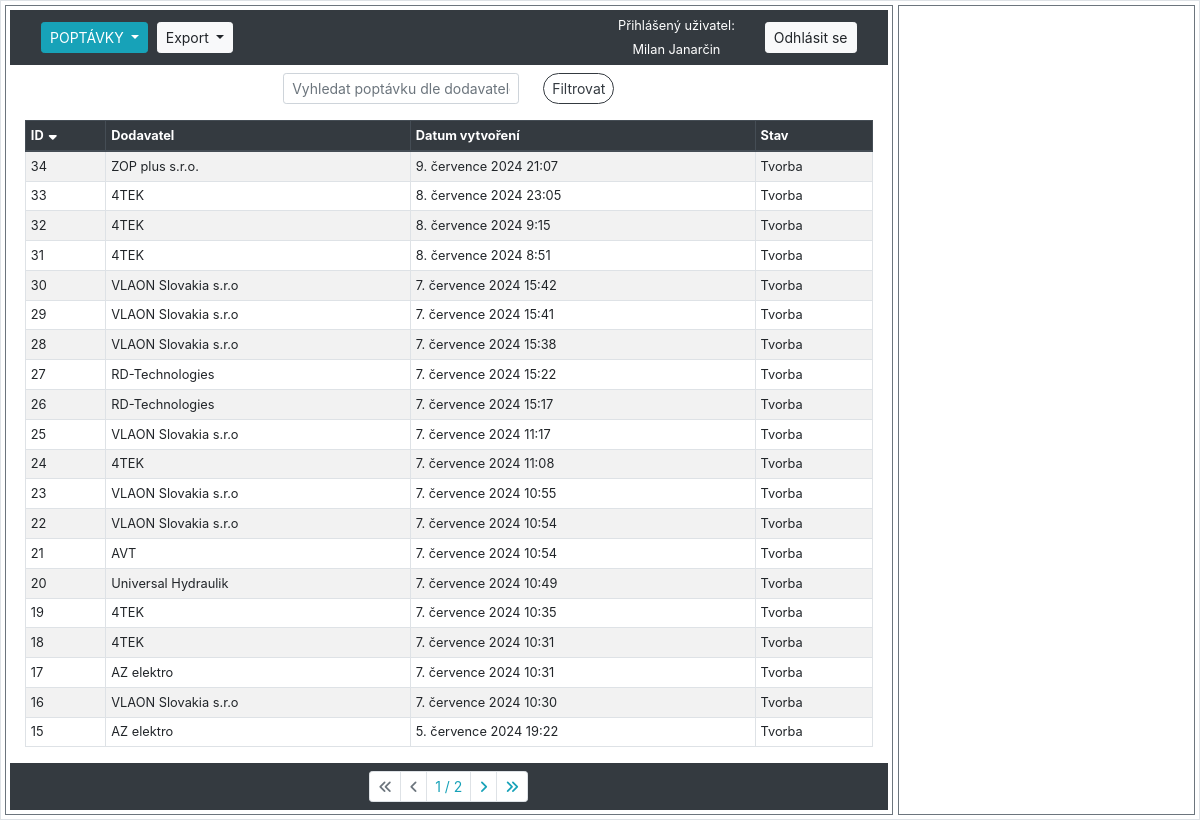
Before: /sklad/poptavky/ (signed in) with the older database file.
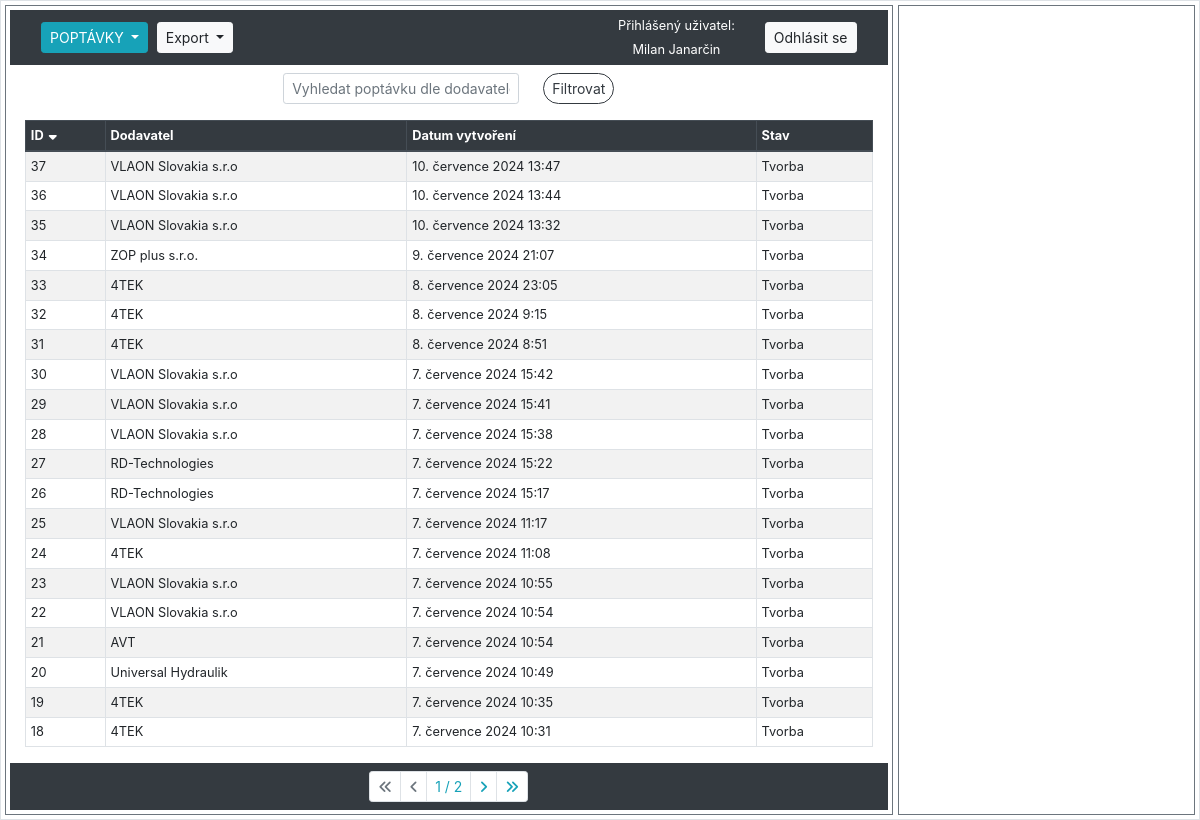
After: the same page with the newer database file.
### hpm_sklad/models.py (models this page shows, shortened)
class Poptavky(models.Model):
    class Meta:
        verbose_name_plural = 'Poptávky'
        verbose_name = 'Poptávka'
    STAVY_CHOICES = [
        ('Tvorba', 'Ve tvorbě'),
        ('Poptáno', 'Poptáno'),
        ('Uzavřeno', 'Uzavřeno'),
        ]
    dodavatel = models.ForeignKey(Dodavatele, on_delete=models.CASCADE, related_name='poptavky_dodavatele', verbose_name="Dodavatel")
    datum_vytvoreni = models.DateTimeField(auto_now_add=True, verbose_name="Datum vytvoření")
    stav = models.CharField(max_length=10, choices=STAVY_CHOICES, default='Tvorba', verbose_name="Stav poptávky")
    varianty = models.ManyToManyField('Varianty', through='PoptavkaVarianty')

class Dodavatele(models.Model):
    class Meta:
        verbose_name_plural = "Dodavatelé"
    LANGUAGE_CHOICES = [
        ('CZ', 'Český'),
        ('SK', 'Slovenský'),
        ('DE', 'Německý'),
        ('EN', 'Anglický')
    ]
    dodavatel = models.CharField(max_length=100, verbose_name="Dodavatel")
    kontakt = models.CharField(null=True, max_length=100, verbose_name="Kontaktní osoba")
    email = models.EmailField(null=True, max_length=100, verbose_name="E-mail")
    telefon = models.CharField(null=True, max_length=20, verbose_name="Telefon")
    jazyk = models.CharField(null=True, max_length=2, choices=LANGUAGE_CHOICES, default='CZ', verbose_name="Jazyk")
    def __str__(self):
        return f"{self.dodavatel}"

### hpm_sklad/views.py (the view, shortened to what this page needs)
# urls.py: path('sklad/poptavky/', views.PoptavkaListView.as_view(), name='poptavky'),
class PoptavkaListView(LoginRequiredMixin, ListView):
    model = Poptavky
    template_name = 'hpm_sklad/poptavky.html'
    paginate_by = 20
    export_csv = False
    def get_context_data(self, **kwargs):
        context = super().get_context_data(**kwargs)
        selected_id = self.request.GET.get('selected', None)
        if selected_id:
            context['selected_item'] = get_object_or_404(Dodavatele, id=selected_id)
        else:
            context['selected_item'] = None
        context.update({
            'db_table': 'poptavky',
            'sort': self.request.GET.get('sort', 'id'),
            'order': self.request.GET.get('order', 'down'),
            'query': self.request.GET.get('query', ''),
            'current_user': self.request.user,
        })
        return context
    def get_queryset(self):
        queryset = Poptavky.objects.all()
        query = self.request.GET.get('query', '')
        sort = self.request.GET.get('sort', 'id')
        order = self.request.GET.get('order', 'down')
        if query:
            queryset = queryset.filter(dodavatel__icontains=query)
        if order == 'down':
            sort = f"-{sort}"
        queryset = queryset.order_by(sort)
        return queryset
    def render_to_response(self, context, **response_kwargs):
        if getattr(self, 'export_csv', False):
            return self.export_to_csv(self.get_queryset())
        else:
            return super().render_to_response(context, **response_kwargs)

### hpm_sklad/templatetags/custom_filters.py (called while the page is built)
@register.filter
def url_remove_param(querystring, params):
    params = params.split(',')
    new_querystring = '&'.join(
        f"{key}={value}"
        for part in querystring.split('&')
        if '=' in part and (key := part.split('=')[0]) not in params and (value := part.split('=')[1])
    )
    return new_querystring

### hpm_sklad/templates/hpm_sklad/poptavky.html (shortened to what this page needs)
{% extends "hpm_sklad/base_left_right_column.html" %}
{% load static %}
{% load custom_filters %}
{% block left_content %}
    <form method="GET" action="" class="form-inline justify-content-center align-items-center small my-2">
        <div class="form-group mx-sm-2 mb-2">
            <input class="form-control form-control-sm mr-sm-2" type="text" name="query" placeholder="Vyhledat poptávku dle dodavatele" value="{{ request.GET.query }}">
        </div>
        <div class="form-group mx-sm-2 mb-2">
            <button class="btn btn-outline-dark btn-sm rounded-pill" type="submit">Filtrovat</button>
        </div>
    </form>
    <div class="container-fluid">
        <table class="table table-sm table-hover table-striped table-bordered">
            <thead class="thead-dark">
                <tr>
                    {% with request.GET.urlencode as querystring %}
                        <th>
                            <a href="?sort=id&order={% if request.GET.sort == 'id' and request.GET.order == 'up' %}down{% else %}up{% endif %}&{{ querystring|url_remove_param:'sort,order' }}">
                                ID
                                {% if not request.GET.sort %}
                                    <i class="fas fa-sort-down"></i>
                                {% endif %}
                            </a>
                        </th>
                        <th>
                            <a href="?sort=dodavatel&order={% if request.GET.sort == 'dodavatel' and request.GET.order == 'up' %}down{% else %}up{% endif %}&{{ querystring|url_remove_param:'sort,order' }}">
                                Dodavatel
                            </a>
                        </th>
                        <th>
                            <a href="?sort=kontakt&order={% if request.GET.sort == 'kontakt' and request.GET.order == 'up' %}down{% else %}up{% endif %}&{{ querystring|url_remove_param:'sort,order' }}">
                                Datum vytvoření
                            </a>
                        </th>
                        <th>
                            <a href="?sort=email&order={% if request.GET.sort == 'email' and request.GET.order == 'up' %}down{% else %}up{% endif %}&{{ querystring|url_remove_param:'sort,order' }}">
                                Stav
                            </a>
                        </th>
                    {% endwith %}
                </tr>
            </thead>
            <tbody class="show-pointer">
                {% for item in object_list %}
                    <tr data-id="{{ item.pk }}" data-detail-url="{% url 'poptavka_varianty' item.pk %}" onclick="loadDetail('{% url 'poptavka_varianty' item.pk %}', '{{ item.pk }}')" {% if item.pk == selected_item.pk %} class="table-info"{% endif %}>
                        <td>{{ item.pk }}</td>
                        <td>{{ item.dodavatel|truncatechars:30 }}</td>
                        <td>{{ item.datum_vytvoreni }}</td>
                        <td>{{ item.stav }}</td>
                    </tr>
                {% endfor %}
            </tbody>
        </table>
    </div>
    {% include "hpm_sklad/pagination.html" %}
{% endblock %}

### hpm_sklad/templates/hpm_sklad/base_left_right_column.html (shortened to what this page needs)
{% load static %}
<!DOCTYPE html>
<html>
    <head>
        <link rel="stylesheet" type="text/css" href="{% static 'css/style.css' %}">
        <link rel="stylesheet" href="https://cdnjs.cloudflare.com/ajax/libs/font-awesome/6.5.2/css/all.min.css">
        <link href="https://stackpath.bootstrapcdn.com/bootstrap/4.5.2/css/bootstrap.min.css" rel="stylesheet">
    </head>
    <body>
        <main class="container-fluid">
            <div class="row p-1 border">
                <div class="col p-1 border border-secondary">
                    <header>
                        {% include "hpm_sklad/navbar.html" %}
                    </header>
                    {% block left_content %}{% endblock %}
                </div>
                <div class="col-3 p-1 border border-secondary" id="detail">
                </div>
            </div>
        </main>
    </body>
</html>

### hpm_sklad/templates/hpm_sklad/navbar.html (shortened to what this page needs)
<nav class="navbar navbar-expand-lg navbar-dark bg-dark">
    <div class="col">
        <div class="btn-group btn-group-sm dropdown my-1 mr-1">
            <button class="btn btn-info dropdown-toggle" type="button" id="dropdownMenuButton1" data-toggle="dropdown" aria-haspopup="true" aria-expanded="false">
                {% if db_table == 'sklad' %}SKLAD{% elif db_table == 'audit_log' %}POHYBY{% elif db_table == 'dodavatele' %}DODAVATELÉ{% elif db_table == 'poptavky' %}POPTÁVKY{% else %}Výběr modulu{% endif %}
            </button>
        </div>
        {% if db_table %}
            <div class="btn-group btn-group-sm dropdown mr-1">
                <button class="btn btn-light dropdown-toggle" type="button" id="dropdownMenuButton2" data-toggle="dropdown" aria-haspopup="true" aria-expanded="false">
                    Export
                </button>
            </div>
        {% endif %}
    </div>
    {% if user.is_authenticated %}
        <div class="col-auto">
            <div>
                <p class="h6 small text-white">Přihlášený uživatel:</p>
            </div>
            <div>
                <p class="h6 small text-center my-0 text-white">{{ current_user.first_name }} {{ current_user.last_name }}</p>
            </div>
        </div>
        <div class="col-auto">
            <a class="btn btn-light btn-sm" href="{% url 'logout' %}">Odhlásit se</a>
        </div>
    {% else %}
        <div class="col-auto">
            <a class="btn btn-light btn-sm" href="{% url 'login' %}">Přihlásit se</a>
            <a class="btn btn-light btn-sm" href="{% url 'signup' %}">Registrace</a>
        </div>
    {% endif %}
</nav>

### hpm_sklad/templates/hpm_sklad/pagination.html
{% load custom_filters %}
{% if is_paginated %}
    <nav aria-label="Page navigation" class="navbar navbar-expand-lg navbar-light bg-dark justify-content-center">
        <ul class="pagination pagination-sm my-0">
            {% if page_obj.has_previous %}
                <li class="page-item my-0">
                    <a class="page-link" href="?page=1&{{ request.GET.urlencode|url_remove_param:'page' }}"><i class="fas fa-angles-left"></i></a>
                </li>
                <li class="page-item my-0">
                    <a class="page-link" href="?page={{ page_obj.previous_page_number }}&{{ request.GET.urlencode|url_remove_param:'page' }}"><i class="fas fa-angle-left"></i></a>
                </li>
            {% else %}
                <li class="page-item my-0 disabled">
                    <a class="page-link" href="#" tabindex="-1" aria-disabled="true"><i class="fas fa-angles-left"></i></a>
                <li class="page-item my-0 disabled">
                    <a class="page-link" href="#" tabindex="-1" aria-disabled="true"><i class="fas fa-angle-left"></i></a>
                </li>
            {% endif %}
            <li class="page-item my-0">
                <a class="page-link" href="?page={{ page_obj.number }}&{{ request.GET.urlencode|url_remove_param:'page' }}">{{ page_obj.number }} / {{ page_obj.paginator.num_pages }}</a>
            </li>
            {% if page_obj.has_next %}
                <li class="page-item my-0"><a class="page-link" href="?page={{ page_obj.next_page_number }}&{{ request.GET.urlencode|url_remove_param:'page' }}"><i class="fas fa-angle-right"></i></a></li>
                <li class="page-item my-0">
                    <a class="page-link" href="?page={{ page_obj.paginator.num_pages }}&{{ request.GET.urlencode|url_remove_param:'page' }}"><i class="fas fa-angles-right"></i></a>
                </li>
            {% else %}
                <li class="page-item my-0 disabled">
                    <a class="page-link" href="#" tabindex="-1" aria-disabled="true"><i class="fas fa-angle-right"></i></a>
                <li class="page-item my-0 disabled">
                    <a class="page-link" href="#" tabindex="-1" aria-disabled="true"><i class="fas fa-angles-right"></i></a>
                </li>
            {% endif %}
        </ul>
    </nav>
{% endif %}

### hpm_sklad/static/css/style.css (style rules this page uses)
form .form-group { margin-bottom: 5px; }
.row { display: flex; flex-wrap: wrap; gap: 5px; }
table { font-size: 0.8rem; }
.table-sm th a { color: inherit; text-decoration: none; display: inline-flex; align-items: center; }
.table-sm th a .fa-sort-up, .table-sm th a .fa-sort-down { margin-left: 5px; }
.show-pointer { cursor: pointer; }
.page-link { color: #17a2b8 !important; }
.page-link i { color: #17a2b8; }
.page-item.disabled .page-link i { color: #6c757d; }

Changed rows visible on the page:
no longer on this page (row unchanged): Poptavky: pk "17", dodavatel "AZ elektro", datum_vytvoreni "7. července 2024 10:31", stav "Tvorba"
no longer on this page (row unchanged): Poptavky: pk "16", dodavatel "VLAON Slovakia s.r.o", datum_vytvoreni "7. července 2024 10:30", stav "Tvorba"
no longer on this page (row unchanged): Poptavky: pk "15", dodavatel "AZ elektro", datum_vytvoreni "5. července 2024 19:22", stav "Tvorba"
added Poptavky: pk "37", dodavatel "VLAON Slovakia s.r.o", datum_vytvoreni "10. července 2024 13:47", stav "Tvorba"
added Poptavky: pk "36", dodavatel "VLAON Slovakia s.r.o", datum_vytvoreni "10. července 2024 13:44", stav "Tvorba"
added Poptavky: pk "35", dodavatel "VLAON Slovakia s.r.o", datum_vytvoreni "10. července 2024 13:32", stav "Tvorba"
